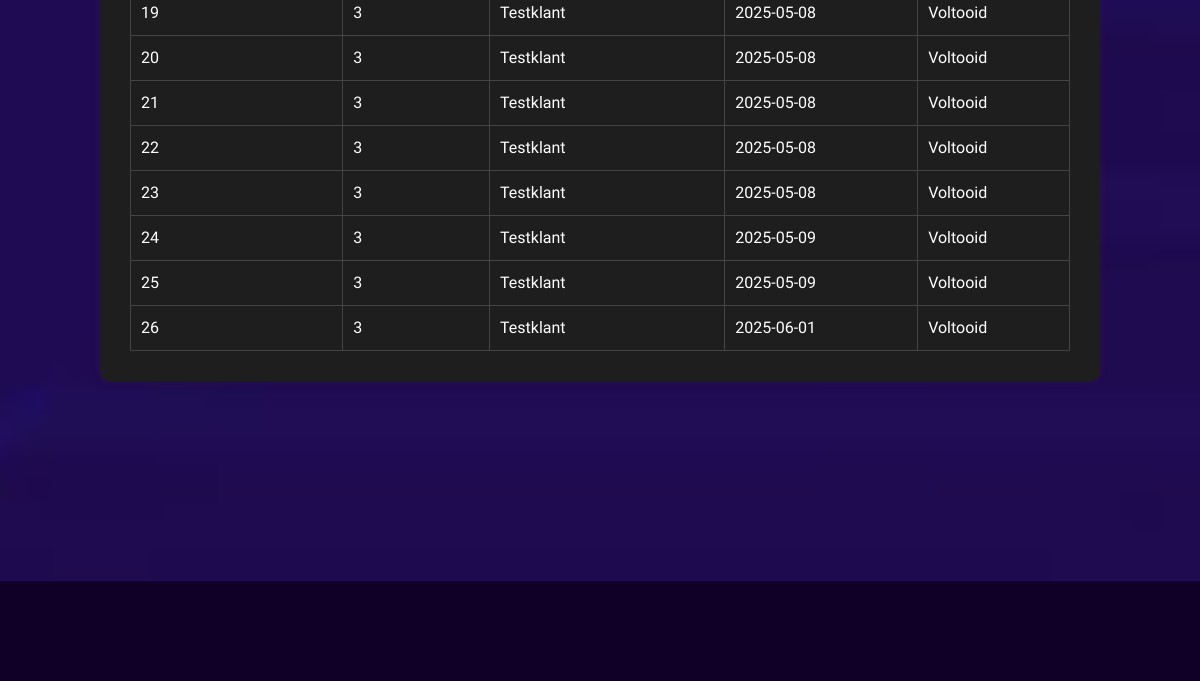
The page /Jaarproject/adminDashboard.php (lower part) on the database as committed earlier.
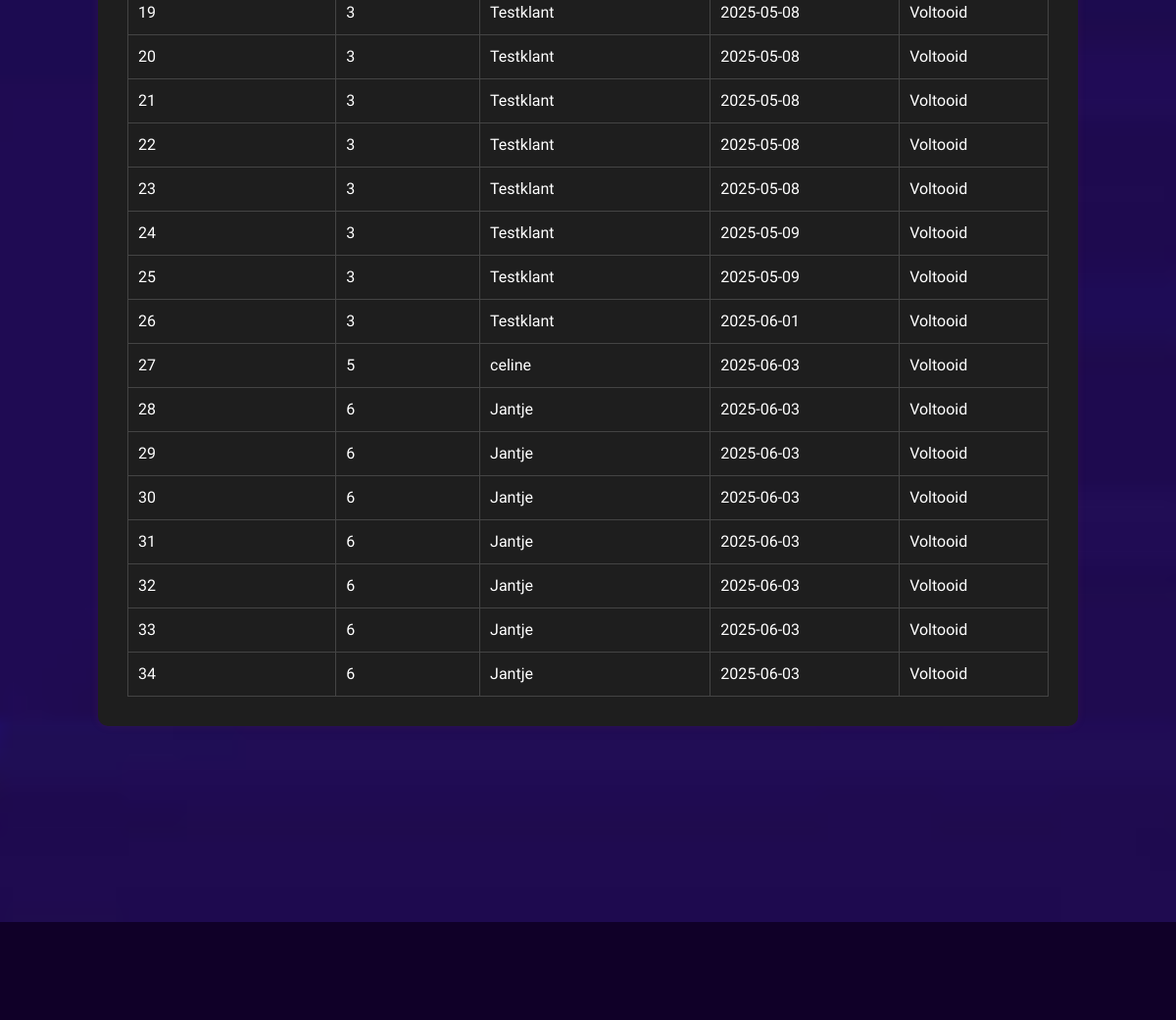
The same page on the database as committed later.
### tables this page shows
CREATE TABLE `tblbestellingen` (
  `bestellingid` int(11) NOT NULL,
  `klantid` int(11) NOT NULL,
  `bestellingsdatum` date NOT NULL,
  `status` varchar(50) NOT NULL
);

CREATE TABLE `tblklanten` (
  `klantid` int(11) NOT NULL,
  `naam` varchar(255) NOT NULL,
  `adres` varchar(255) NOT NULL,
  `postcodeid` int(11) DEFAULT NULL,
  `email` varchar(255) NOT NULL,
  `wachtwoord` varchar(255) NOT NULL
);

### Jaarproject/adminDashboard.php (the view, shortened to what this page needs)
<?php
require_once 'dbconnect.php';
$zoekterm = $_GET['zoekterm'] ?? '';
   $van = $_GET['van'] ?? '';
$tot = $_GET['tot'] ?? '';
if ($zoekterm  || ($van && $tot)) {
    $zoekterm_wild = "%$zoekterm%";
    $stmt = $mysqli->prepare("SELECT klantid, naam, adres, email FROM tblklanten WHERE naam LIKE ? OR email LIKE ?");
    $stmt->bind_param("ss", $zoekterm_wild, $zoekterm_wild);
    $stmt->execute();
    $klanten = $stmt->get_result()->fetch_all(MYSQLI_ASSOC);
    $stmt->close();
    $stmt = $mysqli->prepare("SELECT productid,foto, titel, omschrijving, prijs, aantalinvoorraad FROM tblproducten WHERE titel LIKE ?");
    $stmt->bind_param("s", $zoekterm_wild);
    $stmt->execute();
    $producten = $stmt->get_result()->fetch_all(MYSQLI_ASSOC);
    $stmt->close();
if ($van && $tot) {
        $stmt = $mysqli->prepare("SELECT bestellingid, klantid, bestellingsdatum, status FROM tblbestellingen WHERE bestellingsdatum BETWEEN ? AND ?");
        $stmt->bind_param("ss", $van, $tot);
    } elseif ($zoekterm) {
        $stmt = $mysqli->prepare("SELECT bestellingid, klantid, bestellingsdatum, status FROM tblbestellingen WHERE bestellingid LIKE ? OR bestellingsdatum LIKE ?");
        $stmt->bind_param("ss", $zoekterm_wild, $zoekterm_wild);
    }
    if (isset($stmt)) {
        $stmt->execute();
        $facturen = $stmt->get_result()->fetch_all(MYSQLI_ASSOC);
        $stmt->close();
    } else {
        $facturen = $mysqli->query("SELECT bestellingid, klantid, bestellingsdatum, status FROM tblbestellingen")->fetch_all(MYSQLI_ASSOC);
    }
} else {
    $klanten = $mysqli->query("SELECT klantid, naam, adres, email FROM tblklanten")->fetch_all(MYSQLI_ASSOC);
    $facturen = $mysqli->query("SELECT bestellingid, klantid, bestellingsdatum, status FROM tblbestellingen")->fetch_all(MYSQLI_ASSOC);
}
?>
<!DOCTYPE html>
<html lang="zxx">
<head>
    <link rel="stylesheet" href="css/bootstrap.min.css" type="text/css">
    <link rel="stylesheet" href="css/font-awesome.min.css" type="text/css">
    <link rel="stylesheet" href="css/elegant-icons.css" type="text/css">
    <link rel="stylesheet" href="css/owl.carousel.min.css" type="text/css">
    <link rel="stylesheet" href="css/magnific-popup.css" type="text/css">
    <link rel="stylesheet" href="css/slicknav.min.css" type="text/css">
    <link rel="stylesheet" href="css/style.css" type="text/css">
</head>
<body>
    <div class="breadcrumb-option spad set-bg" data-setbg="img/breadcrumb-bg.jpg">
        <div class="container">
            <div class="row">
                <div class="col-lg-12 text-center">
                    <div class="breadcrumb__text">
                    <body>
                    <div class="login-container">
        <?php foreach ($klanten as $klant): ?>
            <tr>
                <form method="post" class="inline">
                    <td><?= $klant['klantid'] ?></td>
                    <td><input type="text" name="naam" value="<?= htmlspecialchars($klant['naam']) ?>"></td>
                    <td><input type="text" name="adres" value="<?= htmlspecialchars($klant['adres']) ?>"></td>
                    <td><input type="email" name="email" value="<?= htmlspecialchars($klant['email']) ?>"></td>
                    <td>
                        <input type="hidden" name="id" value="<?= $klant['klantid'] ?>">
                        <button type="submit" name="update_klant">Bijwerken</button>
                    </td>
                </form>
            </tr>
        <?php endforeach; ?>
    <br>
    <table>
        <?php foreach ($facturen as $factuur): ?>
        <tr>
            <td><?= $factuur['bestellingid'] ?></td>
            <td><?= $factuur['klantid'] ?></td>
            <?php
                $stmt_totaal = $mysqli->prepare("SELECT naam FROM tblklanten WHERE klantid = ?");
                $stmt_totaal->bind_param("i", $factuur['klantid']);
                $stmt_totaal->execute();
                $stmt_totaal->bind_result($klant);
                ?>
            <td><?=  htmlspecialchars($klant)?></td>
            <td><?= $factuur['bestellingsdatum'] ?></td>
            <td><?= htmlspecialchars($factuur['status']) ?></td>
        </tr>
        <?php endforeach; ?>
    </table>
                </div>
                        </div>
                    </div>
                </div>
            </div>
        </div>
    <section class="contact spad">
    </section>
</body>
</html>

### Jaarproject/css/style.css (style rules this page uses)
html, body { height: 100%; font-family: "Josefin Sans", sans-serif; -webkit-font-smoothing: antialiased; }
.set-bg { background-repeat: no-repeat; background-size: cover; background-position: top center; }
.spad { padding-top: 100px; padding-bottom: 100px; }
.breadcrumb-option { padding-top: 180px; }
.contact { background: #100028; padding-top: 0; overflow: hidden; }
@media only screen and (min-width: 1200px) { .container { max-width: 1170px; } }

### Jaarproject/adminDashboard.php (style rules this page uses)
body { font-family: 'Josefin Sans', sans-serif; background-color: #121212; color: #fff; margin: 0; padding: 0; }
.login-container { width: 100%; max-width: 1000px; margin: 100px auto; padding: 30px; background: #1e1e1e; border-radius: 10px; box-shadow: 0px 0px 10px rgba(190, 68, 68, 0.1); text-align: center; }
table { width: 100%; border-collapse: collapse; margin-top: 20px; background-color: #1e1e1e; }

Rows that differ between the two databases and show on the page:
added tblbestellingen: bestellingid "27", klantid "5", klantid.naam "celine", bestellingsdatum "2025-06-03", status "Voltooid"
added tblbestellingen: bestellingid "28", klantid "6", klantid.naam "Jantje", bestellingsdatum "2025-06-03", status "Voltooid"
added tblbestellingen: bestellingid "29", klantid "6", klantid.naam "Jantje", bestellingsdatum "2025-06-03", status "Voltooid"
added tblbestellingen: bestellingid "30", klantid "6", klantid.naam "Jantje", bestellingsdatum "2025-06-03", status "Voltooid"
added tblbestellingen: bestellingid "31", klantid "6", klantid.naam "Jantje", bestellingsdatum "2025-06-03", status "Voltooid"
added tblbestellingen: bestellingid "32", klantid "6", klantid.naam "Jantje", bestellingsdatum "2025-06-03", status "Voltooid"
added tblbestellingen: bestellingid "33", klantid "6", klantid.naam "Jantje", bestellingsdatum "2025-06-03", status "Voltooid"
added tblbestellingen: bestellingid "34", klantid "6", klantid.naam "Jantje", bestellingsdatum "2025-06-03", status "Voltooid"
